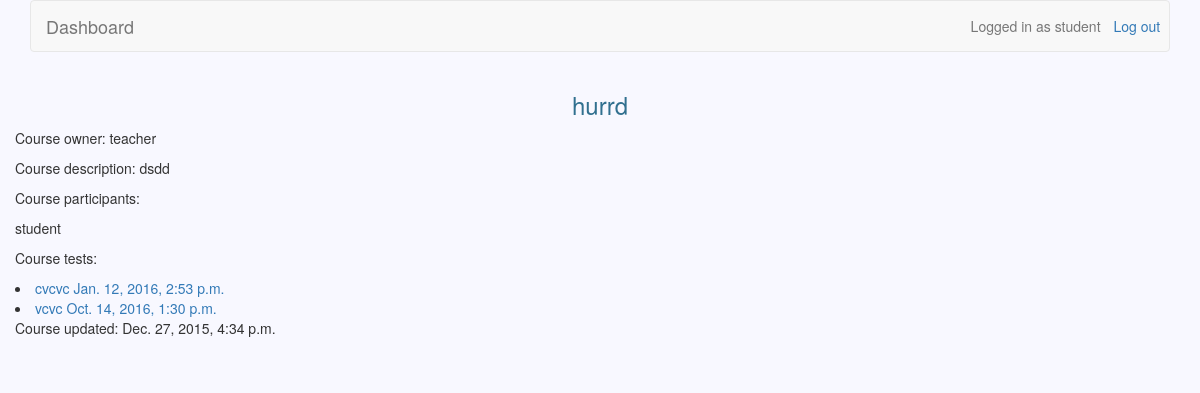
The app's page /courses/7/s (signed in), older data.
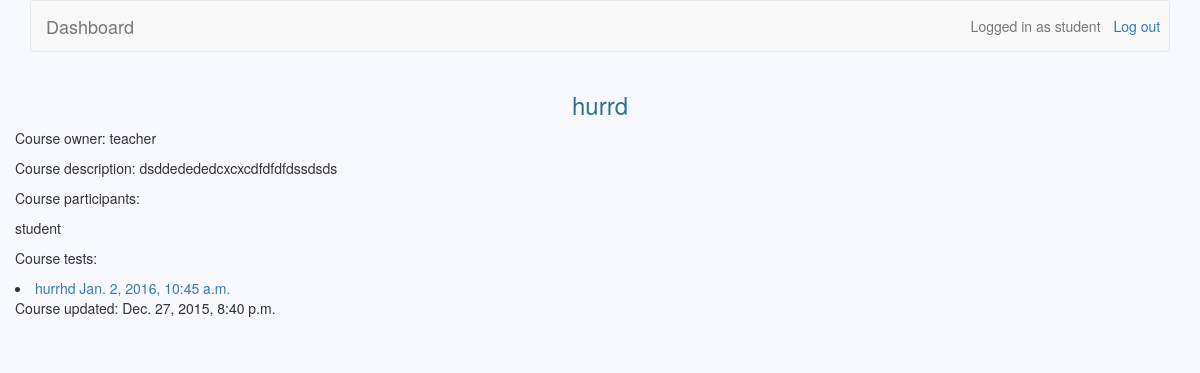
The same page, newer data.
### users/models.py (models this page shows, shortened)
class User(AbstractBaseUser):
	username = models.CharField(max_length=30, unique=True)
	email = models.EmailField(max_length=30)
	is_teacher = models.BooleanField(default=False)
	date_joined = models.DateTimeField(default=datetime.now)
	is_active = models.BooleanField(default=True)
	USERNAME_FIELD = 'username'
	objects = UserManager()

### courses/models.py (models this page shows)
class Course(models.Model):
	owner = models.CharField(max_length=30)
	name = models.CharField(max_length=30)
	description = models.TextField(blank=True)
	updated = models.DateTimeField(auto_now=True)
	participants = models.ManyToManyField(settings.AUTH_USER_MODEL, blank=True, through='Participation')

class Participation(models.Model):
	user = models.ForeignKey(settings.AUTH_USER_MODEL)
	course = models.ForeignKey(Course)

### exams/models.py (models this page shows)
class Exam(models.Model):
	owner = models.CharField(max_length=30)
	name = models.CharField(max_length=30)
	description = models.TextField(blank=True)
	updated = models.DateTimeField(auto_now=True)
	date_to_be_taken = models.DateTimeField()
	course = models.ForeignKey(Course)

### courses/views.py (the view)
# urls.py: url(r'^(\d+)/s$', views.view_course, name='view_course'),
@user_passes_test(student_check)
def view_course(request, course_id):
    course = Course.objects.get(id=course_id)
    participants = list(Participation.objects.filter(course=course_id))
    exams = Exam.objects.filter(course=course_id)
    return render(request, 'view_course.html', {'course': course, 'participants': participants, 'exams': exams})

### courses/views.py (called while the page is built)
def student_check(user):
    return not user.is_teacher

### courses/templates/view_course.html
{% extends 'base.html' %}
{% block header_text %}{{ course.name }}{% endblock %}
{% block dashboard %}
	<p>Course owner: {{ course.owner }}</p>
	<p>Course description: {{ course.description }}</p>
	<p>Course participants:</p>
	{% for participant in participants %}
		<p>{{ participant.user }}</p>
	{% endfor %}
	<p>Course tests:</p>
	{% for exam in exams %}
		<li><a href="{% url 'view_exam' course.id exam.id %}">{{ exam.name }} {{ exam.date_to_be_taken }}</a></li>
	{% endfor %}
	<p>Course updated: {{ course.updated }}</p>
{% endblock %}

### templates/base.html (shortened to what this page needs)
{% load staticfiles %}
<!DOCTYPE html>
<html>
    <head>
        <link href="/static/bootstrap/css/bootstrap.min.css" rel="stylesheet">
        <link href="/static/base.css" rel="stylesheet">
	</head>
    <body>
        <div class="container">
            <nav class="navbar navbar-default" role="navigation">
                {% if user.is_active %}
                    {% if user.is_teacher %}
                        <a class="navbar-brand" href="{% url 'teacher_page' %}">Dashboard</a>
                    {% else %}
                        <a class="navbar-brand" href="{% url 'student_page' %}">Dashboard</a>
                    {% endif %}
                    <a class="btn navbar-btn navbar-right" id="id_logout" href="{% url 'logout' %}">Log out</a>
                    <span class="navbar-text navbar-right">Logged in as {{ user.username }}</span>
                {% else %}
                    <a class="navbar-brand" href="/">Django-LMS</a>
                    <a class="btn navbar-btn navbar-right" id="id_login" href="{% url 'login' %}">Log in</a>
                    <a class="btn navbar-btn navbar-right" id="id_signup" href="{% url 'signup' %}">Sign up</a>
                {% endif %}
            </nav>
            <div class="row" jumbotron>
                <h3 class='text-info text-center'>{% block header_text %}{% endblock %}</h3>
                {% block dashboard %}{% endblock %}
                <form class="form-horizontal col-md-6 col-md-offset-5" action="{% block form_action %}{% endblock %}"
                      method='POST'>
                    <div class="form-group col-xs-4">
                    </div>
                </form>
                </div>
            </div>
            <div class="row" jumbotron>
                <div class="text-center">
                    <div class="col-md-6 col-md-offset-3" >
                    </div>
                </div>
            </div>
    </body>
</html>

### django-lms/static/base.css (style rules this page uses)
body { background-color: #F8F8FF; }
#id_login, #id_logout { padding-right: 2%; }

Row changes from the older to the newer data that the page shows:
removed Exam: name "vcvc", date_to_be_taken "Oct. 14, 2016, 1:30 p.m."
changed Course "hurrd": description "dsdd" → "dsddedededcxcxcdfdfdfdssdsds"; updated "Dec. 27, 2015, 4:34 p.m." → "Dec. 27, 2015, 8:40 p.m."
changed Exam: name "cvcvc" → "hurrhd"; date_to_be_taken "Jan. 12, 2016, 2:53 p.m." → "Jan. 2, 2016, 10:45 a.m."
